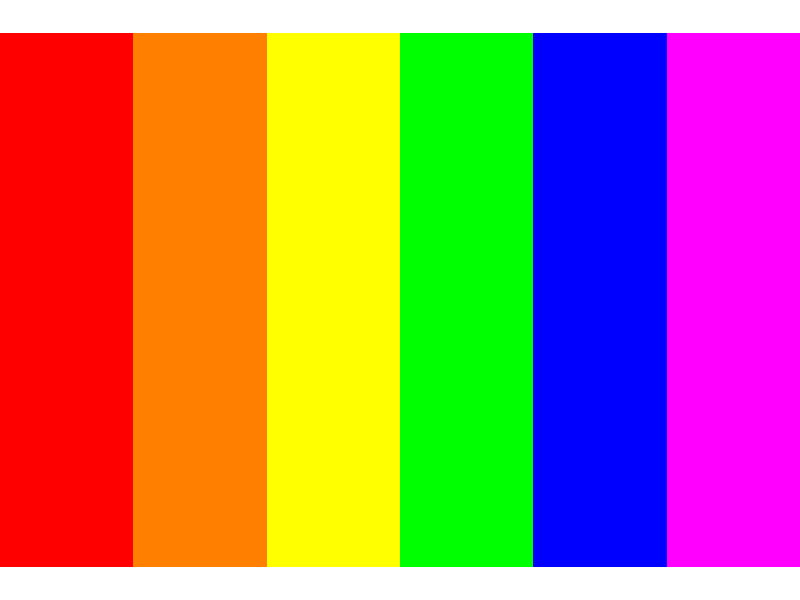

MATLAB code for this plot:
% Morgan Burrows
% CSCI 1320
% Sec. 0103
% 12-Feb-2015
% Assignment 5
% Question 1

%this script creates and enlarges an image that shows the ROYGBIV scale

image(:,:,1) = [1 1 1 0 0 1;1 1 1 0 0 1;1 1 1 0 0 1;1 1 1 0 0 1];
% create the first of 3 planes cooresponding to R,G,B and indicate its values
% of R
image(:,:,2) = [0 .5 1 1 0 0;0 .5 1 1 0 0;0 .5 1 1 0 0;0 .5 1 1 0 0];
% do the same for G
image(:,:,3) = [0 0 0 0 1 1;0 0 0 0 1 1;0 0 0 0 1 1;0 0 0 0 1 1];
% do the same for B
imshow(image)
% present the image
set(gca,'Position',[0 0 1 1])
% enlarge it to a viewable size